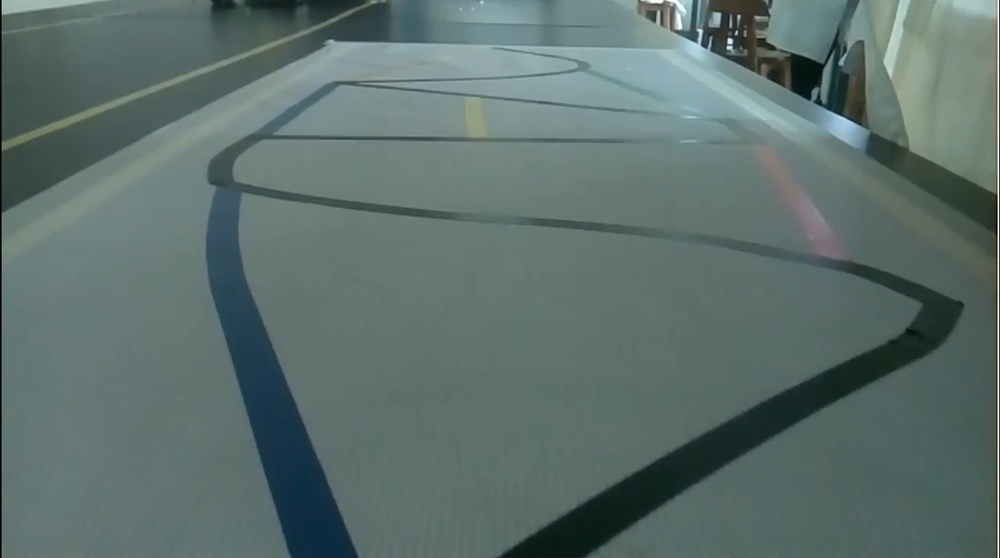
#> input picture tests_py/image.png, 1000 x 558 px, shrunk from 2516 x 1405 before the run, found by its file name
$ python slider.py
#> lines starting #> are read from the running program, lines starting #| are printed output that depends on the picture; after the words box and inside, x2 and y2 are one past the last pixel; in counts of white or black regions, pixels touching at a corner belong together
# 35 max
# 0 55
# 0 94

import cv2
import numpy as np

def onTrackbarChange(pos):
    pass

def main():
    # Read the input image
    input_image = cv2.imread('/home/hat082/coursework/tests_py/image.png')
#> input_image is the input picture: shape (558, 1000, 3); mean B, G, R 108.6, 111.9, 92.9

    # Convert the input image to HSV color space
    hsv_image = cv2.cvtColor(input_image, cv2.COLOR_BGR2HSV)
#> hsv_image: shape (558, 1000, 3); mean H, S, V 83.2, 49.7, 112.8

    # Initialize the HSV threshold values
    h_min, h_max = 0, 179  # Hue range
    s_min, s_max = 0, 255  # Saturation range
    v_min, v_max = 0, 255  # Value range

    # Initialize the blur and dilation parameters
    dilation_kernel = np.ones((5, 5), np.uint8)

    # Create a window to display the input and output images
    cv2.namedWindow('Color Extraction')

    # Create trackbars to adjust the HSV threshold values
    cv2.createTrackbar('H_min', 'Color Extraction', h_min, 179, onTrackbarChange)
#> slider 'H_min' is set to 35
    cv2.createTrackbar('H_max', 'Color Extraction', h_max, 179, onTrackbarChange)
    cv2.createTrackbar('S_min', 'Color Extraction', s_min, 255, onTrackbarChange)
#> slider 'S_min' is set to 51
    cv2.createTrackbar('S_max', 'Color Extraction', s_max, 255, onTrackbarChange)
    cv2.createTrackbar('V_min', 'Color Extraction', v_min, 255, onTrackbarChange)
#> slider 'V_min' is set to 51
    cv2.createTrackbar('V_max', 'Color Extraction', v_max, 255, onTrackbarChange)

    # Create trackbars to adjust blur and dilation parameters
    cv2.createTrackbar('Dilation Size', 'Color Extraction', 1, 20, onTrackbarChange)


    while True:
        # Get the current HSV threshold values from the trackbars
        h_min = cv2.getTrackbarPos('H_min', 'Color Extraction')
        h_max = cv2.getTrackbarPos('H_max', 'Color Extraction')
        s_min = cv2.getTrackbarPos('S_min', 'Color Extraction')
        s_max = cv2.getTrackbarPos('S_max', 'Color Extraction')
        v_min = cv2.getTrackbarPos('V_min', 'Color Extraction')
        v_max = cv2.getTrackbarPos('V_max', 'Color Extraction')

        dilation_size = cv2.getTrackbarPos('Dilation Size', 'Color Extraction')

        # Create a numpy array for the lower and upper HSV threshold values
        lower_bound = np.array([h_min, s_min, v_min])
        upper_bound = np.array([h_max, s_max, v_max])

        # Create a mask based on the HSV threshold values
        mask = cv2.inRange(hsv_image, lower_bound, upper_bound)
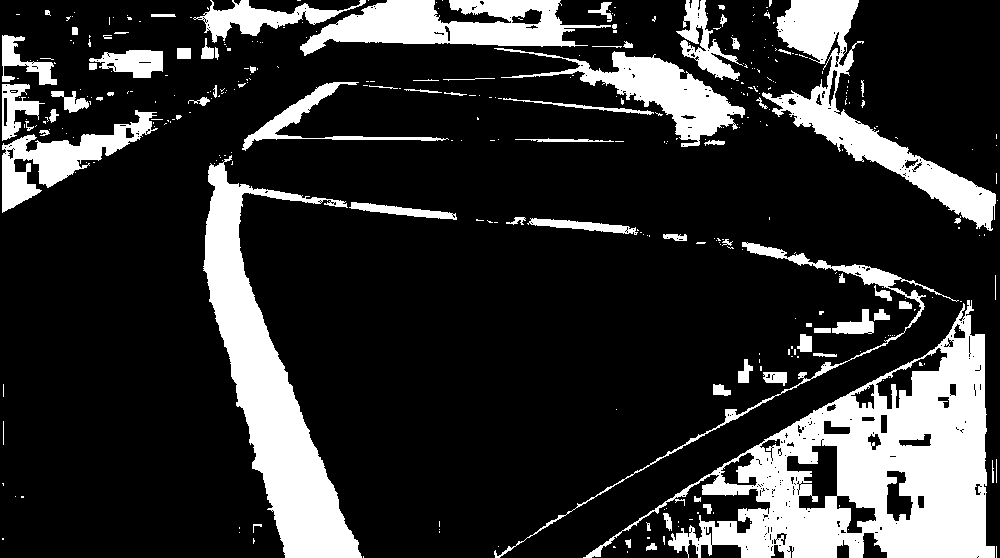
#> mask: shape (558, 1000); 19.8% white; 358 white regions (277 under 20 px), largest, box (x1, y1, x2, y2) and area: (583, 300, 995, 558) 37279, (203, 155, 362, 558) 20827, (762, 0, 996, 231) 11322

        # Apply dilation to the mask
        dilated_mask = cv2.dilate(mask, np.ones((dilation_size, dilation_size), np.uint8), iterations=1)
        dilated_mask = cv2.erode(dilated_mask,np.ones((dilation_size, dilation_size), np.uint8), iterations=1)

        cv2.imshow('Color Extraction', dilated_mask)
        # # Bitwise AND the mask with the input image to extract the color
        # extracted_color = cv2.bitwise_and(input_image, input_image, mask=mask)

        # # Display the input image and the binary image with the extracted color
        # cv2.imshow('Color Extraction', np.hstack([input_image, extracted_color]))

        # Break the loop if the 'q' key is pressed
        if cv2.waitKey(1) & 0xFF == ord('q'):
#> (key q is pressed here)
            break

    # Release the window and camera resources
    cv2.destroyAllWindows()

if __name__ == "__main__":
    main()
